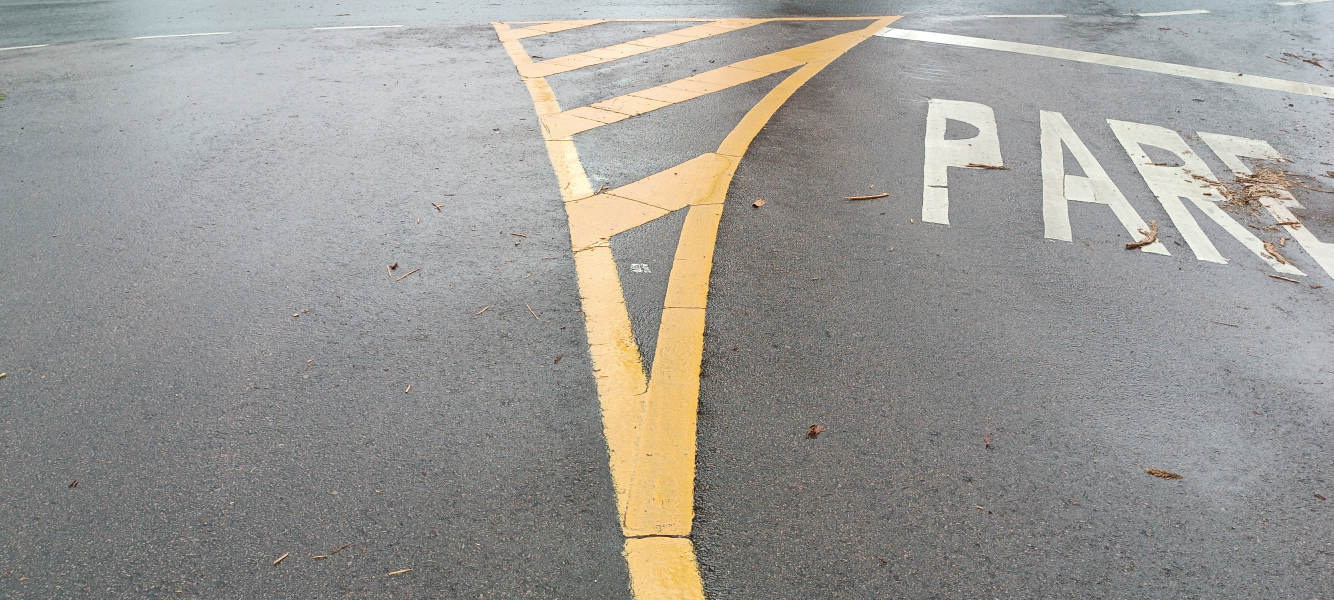
#> input picture study/random/IMG_20240218_105450.jpg, 4000 x 1800 px, found by its file name (shown at 1/3 size)
$ python image-thresholding-adaptative.py
#> lines starting #> are read from the running program, lines starting #| are printed output that depends on the picture; after the words box and inside, x2 and y2 are one past the last pixel; in counts of white or black regions, pixels touching at a corner belong together
# Applying thresholding (limiarização)
import cv2
import numpy as np

# Carregar a imagem
image = cv2.imread('IMG_20240218_105450.jpg')
#> image is the input picture: shape (1800, 4000, 3); mean B, G, R 148.5, 152.7, 154.4

# Converter a imagem para tons de cinza
img = cv2.cvtColor(image, cv2.COLOR_BGR2GRAY)
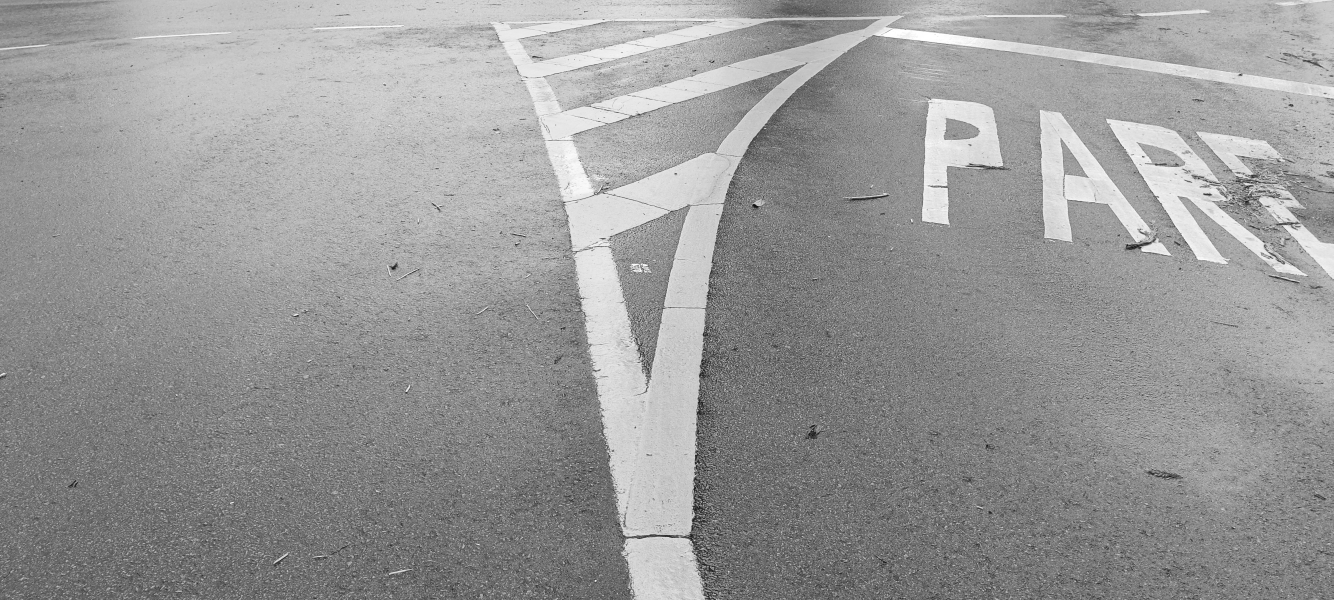
#> img: shape (1800, 4000) (shown at 1/3 size); min 1, max 255, mean 152.7

# Aplicar limiarização
suave = cv2.GaussianBlur(img, (7, 7), 0) # aplica blur
bin1 = cv2.adaptiveThreshold(suave, 255, cv2.ADAPTIVE_THRESH_MEAN_C, cv2.THRESH_BINARY_INV, 21, 5)
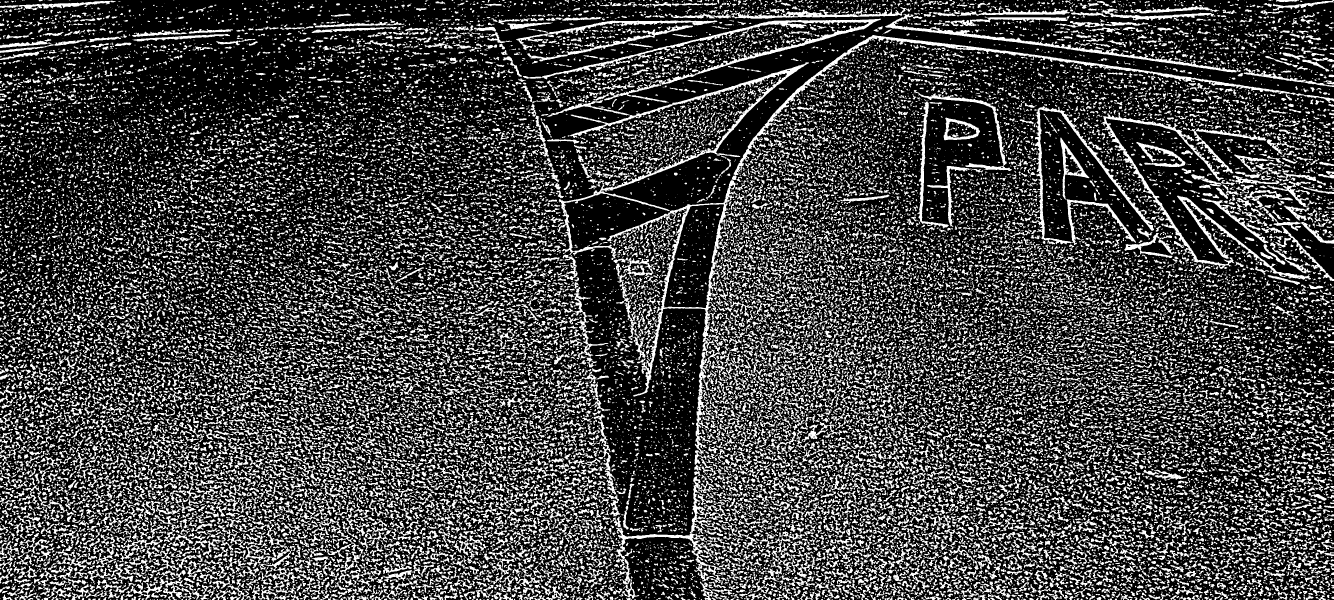
#> bin1: shape (1800, 4000) (shown at 1/3 size); 26.5% white; 36168 white regions (18555 under 20 px), largest, box (x1, y1, x2, y2) and area: (1821, 105, 4000, 1190) 37500, (1642, 187, 2427, 780) 20385, (1569, 56, 2643, 308) 18389
bin2 = cv2.adaptiveThreshold(suave, 255, cv2.ADAPTIVE_THRESH_GAUSSIAN_C, cv2.THRESH_BINARY_INV, 21, 5)
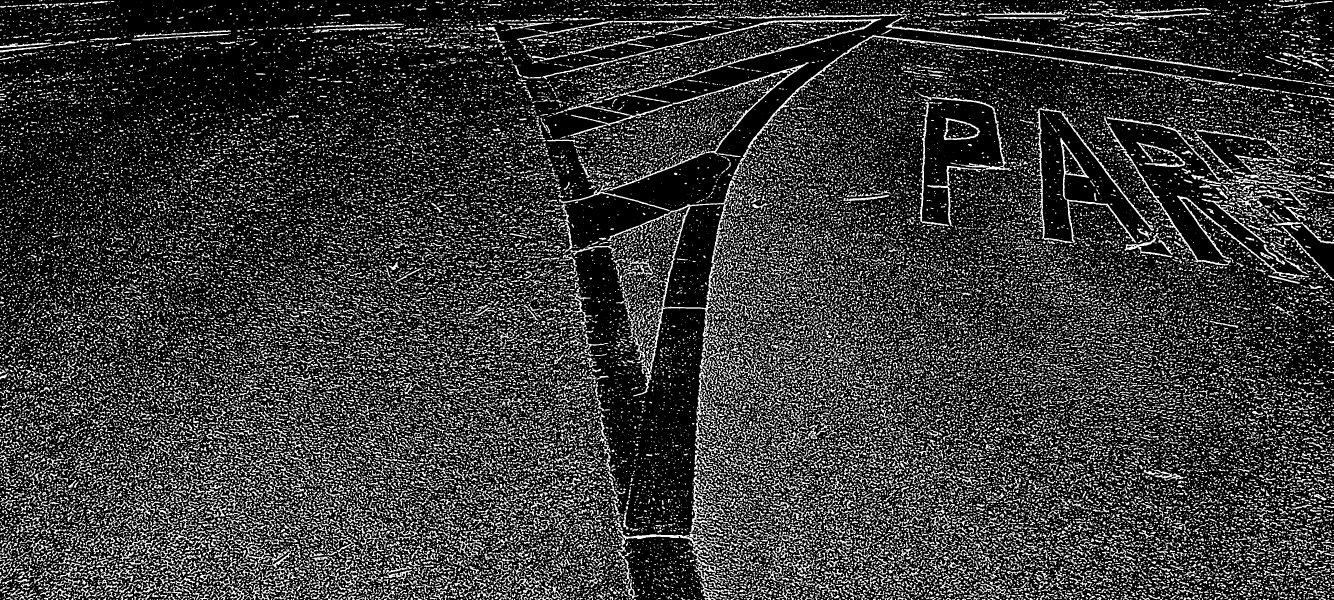
#> bin2: shape (1800, 4000) (shown at 1/3 size); 21.9% white; 52083 white regions (30670 under 20 px), largest, box (x1, y1, x2, y2) and area: (3109, 323, 3462, 733) 9704, (2294, 105, 3575, 378) 7505, (1692, 187, 2427, 462) 7346

resultado = np.vstack([np.hstack([img, suave]), np.hstack([bin1, bin2])])
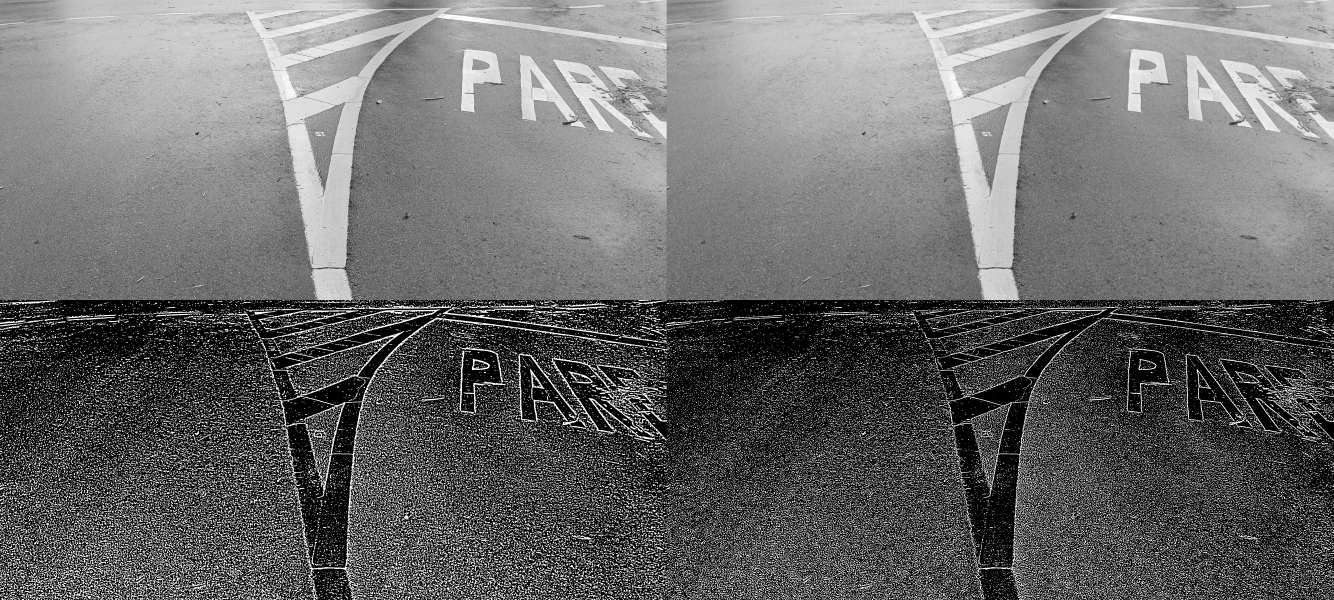
#> resultado: shape (3600, 8000) (shown at 1/6 size); min 0, max 255, mean 107.2

# Exibir a imagem limiarizada (opcional)
cv2.namedWindow('Blur Image', cv2.WINDOW_NORMAL)
cv2.resizeWindow('Blur Image', 1800, 800)
cv2.imshow('Blur Image', resultado)
cv2.waitKey(0)
cv2.destroyAllWindows()

$ run again, with study/random/random7.jpg copied over study/random/IMG_20240218_105450.jpg
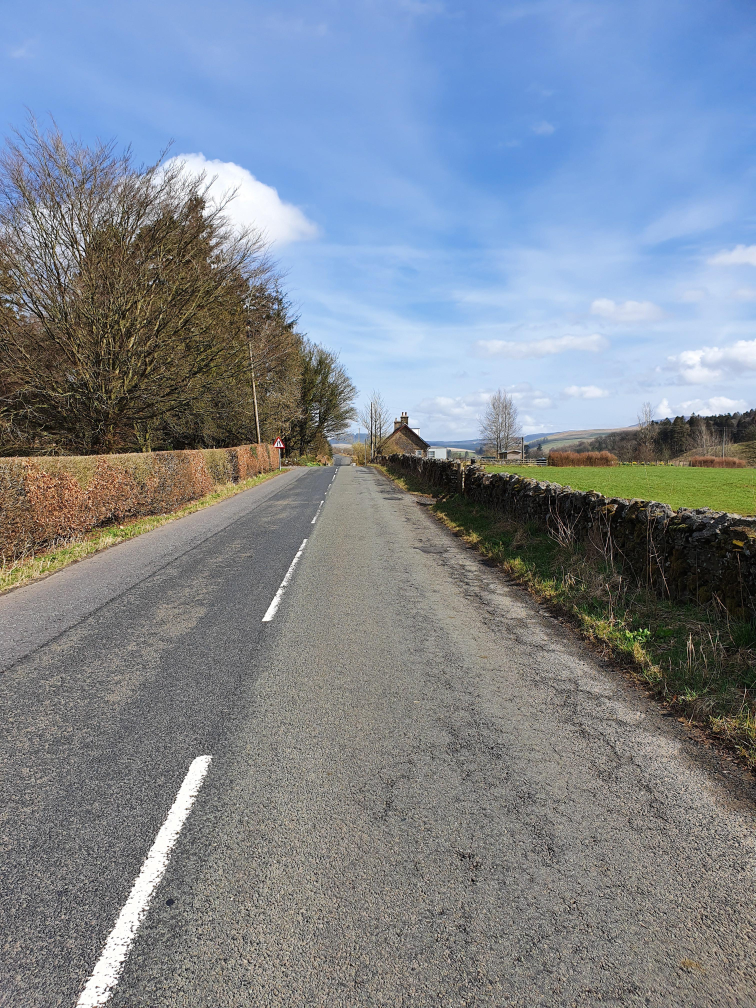
#> input picture study/random/random7.jpg, 3024 x 4032 px, found by its file name (shown at 1/4 size)
#> image is the input picture: shape (4032, 3024, 3); mean B, G, R 144.4, 134.2, 125.9
#> `bin1 = cv2.adaptiveThreshold(suave, 255, cv2.ADAPTIVE_THRESH_MEAN_C, c..`:
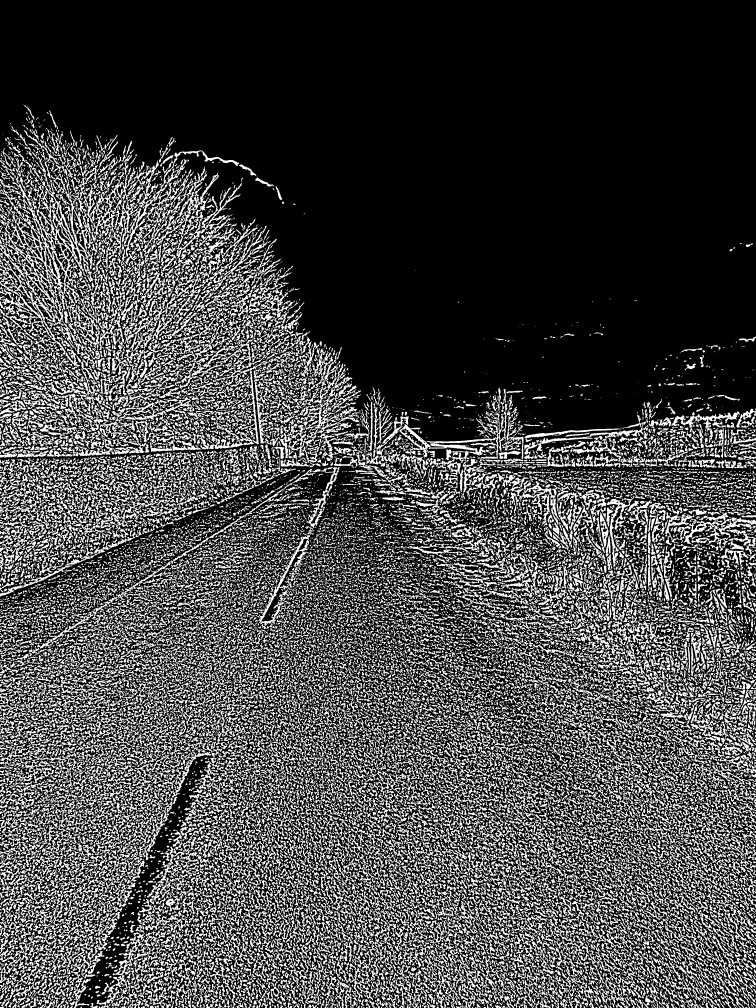
#> bin1: shape (4032, 3024) (shown at 1/4 size); 27.5% white; 25227 white regions (10589 under 20 px), largest, box (x1, y1, x2, y2) and area: (0, 566, 543, 1485) 112252, (1597, 1604, 2094, 2016) 29974, (456, 601, 957, 1033) 23890
#> bin2: shape (4032, 3024); 25.4% white; 37157 white regions (14873 under 20 px), largest, box (x1, y1, x2, y2) and area: (0, 738, 390, 1423) 56531, (280, 611, 746, 1044) 35785, (532, 1173, 820, 1453) 9563
#> `resultado = np.vstack([np.hstack([img, suave]), np.hstack([bin1, bin2]..`:
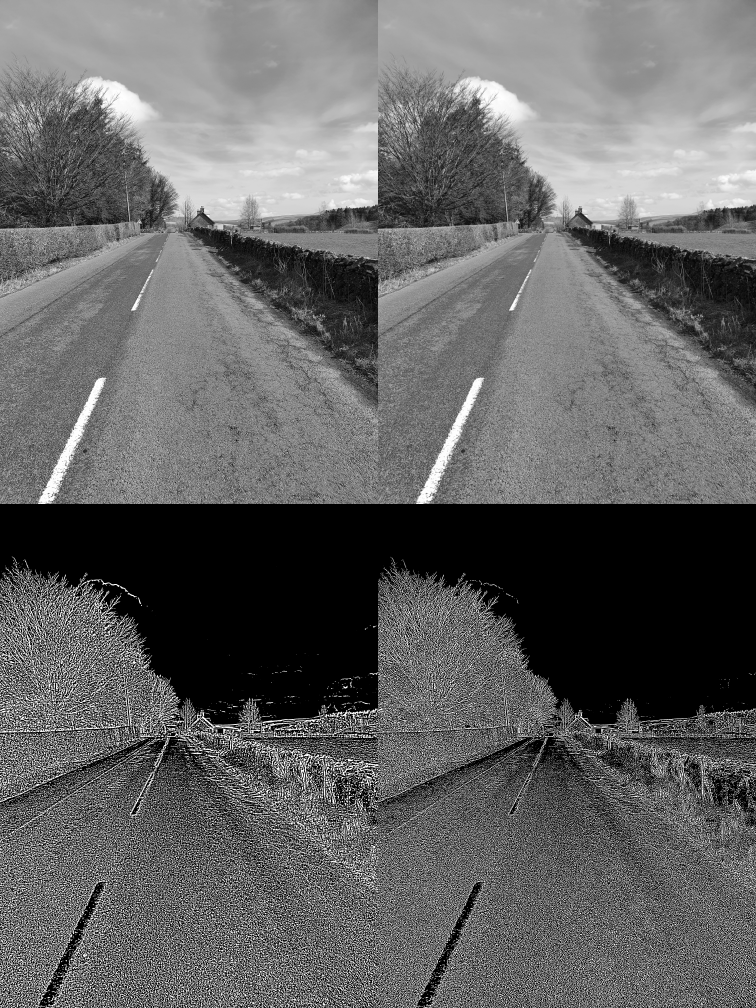
#> resultado: shape (8064, 6048) (shown at 1/8 size); min 0, max 255, mean 100.2
